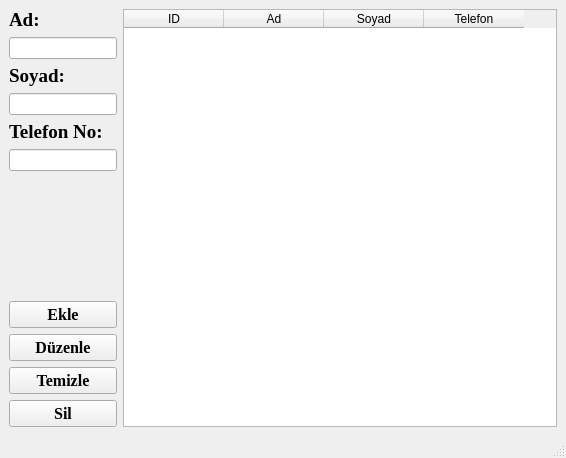
<?xml version="1.0" encoding="UTF-8"?>
<ui version="4.0">
 <class>MainWindow</class>
 <widget class="QMainWindow" name="MainWindow">
  <property name="geometry">
   <rect>
    <x>0</x>
    <y>0</y>
    <width>566</width>
    <height>458</height>
   </rect>
  </property>
  <property name="windowTitle">
   <string>Telefon Rehberi</string>
  </property>
  <widget class="QWidget" name="centralwidget">
   <layout class="QHBoxLayout" name="horizontalLayout">
    <item>
     <layout class="QVBoxLayout" name="verticalLayout">
      <item>
       <widget class="QLabel" name="label_ad">
        <property name="font">
         <font>
          <family>Times New Roman</family>
          <pointsize>14</pointsize>
          <weight>75</weight>
          <bold>true</bold>
         </font>
        </property>
        <property name="text">
         <string>Ad:</string>
        </property>
       </widget>
      </item>
      <item>
       <widget class="QLineEdit" name="lineEdit_ad">
        <property name="sizePolicy">
         <sizepolicy hsizetype="Minimum" vsizetype="Fixed">
          <horstretch>0</horstretch>
          <verstretch>0</verstretch>
         </sizepolicy>
        </property>
       </widget>
      </item>
      <item>
       <widget class="QLabel" name="label_soyad">
        <property name="font">
         <font>
          <family>Times New Roman</family>
          <pointsize>14</pointsize>
          <weight>75</weight>
          <bold>true</bold>
         </font>
        </property>
        <property name="text">
         <string>Soyad:</string>
        </property>
       </widget>
      </item>
      <item>
       <widget class="QLineEdit" name="line_soyad">
        <property name="sizePolicy">
         <sizepolicy hsizetype="Minimum" vsizetype="Fixed">
          <horstretch>0</horstretch>
          <verstretch>0</verstretch>
         </sizepolicy>
        </property>
       </widget>
      </item>
      <item>
       <widget class="QLabel" name="label_telefon">
        <property name="font">
         <font>
          <family>Times New Roman</family>
          <pointsize>14</pointsize>
          <weight>75</weight>
          <bold>true</bold>
         </font>
        </property>
        <property name="text">
         <string>Telefon No:</string>
        </property>
       </widget>
      </item>
      <item>
       <widget class="QLineEdit" name="lineEdit_telefon">
        <property name="sizePolicy">
         <sizepolicy hsizetype="Minimum" vsizetype="Fixed">
          <horstretch>0</horstretch>
          <verstretch>0</verstretch>
         </sizepolicy>
        </property>
       </widget>
      </item>
      <item>
       <spacer name="verticalSpacer">
        <property name="orientation">
         <enum>Qt::Vertical</enum>
        </property>
        <property name="sizeHint" stdset="0">
         <size>
          <width>20</width>
          <height>40</height>
         </size>
        </property>
       </spacer>
      </item>
      <item>
       <widget class="QPushButton" name="pushButton_ekle">
        <property name="font">
         <font>
          <family>Times New Roman</family>
          <pointsize>12</pointsize>
          <weight>75</weight>
          <bold>true</bold>
         </font>
        </property>
        <property name="text">
         <string>Ekle</string>
        </property>
       </widget>
      </item>
      <item>
       <widget class="QPushButton" name="pushButton_duzenle">
        <property name="font">
         <font>
          <family>Times New Roman</family>
          <pointsize>12</pointsize>
          <weight>75</weight>
          <bold>true</bold>
         </font>
        </property>
        <property name="text">
         <string>Düzenle</string>
        </property>
       </widget>
      </item>
      <item>
       <widget class="QPushButton" name="pushButton_temizle">
        <property name="font">
         <font>
          <family>Times New Roman</family>
          <pointsize>12</pointsize>
          <weight>75</weight>
          <bold>true</bold>
         </font>
        </property>
        <property name="text">
         <string>Temizle</string>
        </property>
       </widget>
      </item>
      <item>
       <widget class="QPushButton" name="pushButton_sil">
        <property name="font">
         <font>
          <family>Times New Roman</family>
          <pointsize>12</pointsize>
          <weight>75</weight>
          <bold>true</bold>
         </font>
        </property>
        <property name="text">
         <string>Sil</string>
        </property>
       </widget>
      </item>
     </layout>
    </item>
    <item>
     <widget class="QTableWidget" name="tableWidget">
      <column>
       <property name="text">
        <string>ID</string>
       </property>
      </column>
      <column>
       <property name="text">
        <string>Ad</string>
       </property>
      </column>
      <column>
       <property name="text">
        <string>Soyad</string>
       </property>
      </column>
      <column>
       <property name="text">
        <string>Telefon</string>
       </property>
      </column>
     </widget>
    </item>
   </layout>
  </widget>
  <widget class="QMenuBar" name="menubar">
   <property name="geometry">
    <rect>
     <x>0</x>
     <y>0</y>
     <width>566</width>
     <height>21</height>
    </rect>
   </property>
  </widget>
  <widget class="QStatusBar" name="statusbar"/>
 </widget>
 <resources/>
 <connections/>
</ui>
